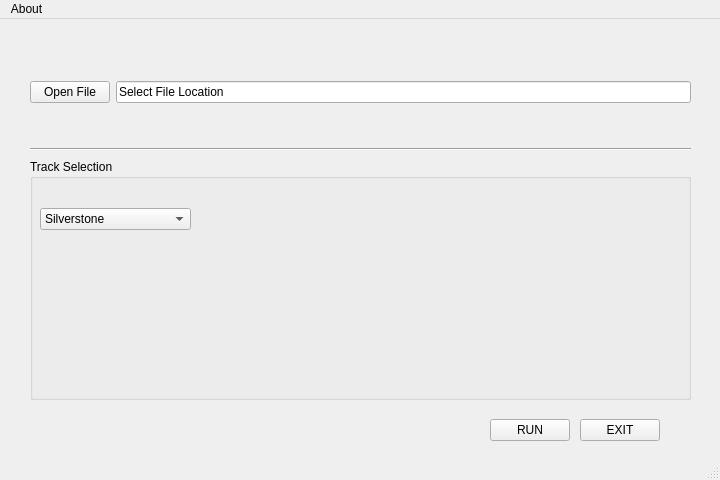
<?xml version="1.0" encoding="UTF-8"?>
<ui version="4.0">
 <class>MainWindow</class>
 <widget class="QMainWindow" name="MainWindow">
  <property name="geometry">
   <rect>
    <x>0</x>
    <y>0</y>
    <width>720</width>
    <height>480</height>
   </rect>
  </property>
  <property name="windowTitle">
   <string>MainWindow</string>
  </property>
  <widget class="QWidget" name="centralwidget">
   <widget class="QWidget" name="horizontalLayoutWidget">
    <property name="geometry">
     <rect>
      <x>30</x>
      <y>30</y>
      <width>661</width>
      <height>87</height>
     </rect>
    </property>
    <layout class="QHBoxLayout" name="horizontalLayout">
     <item>
      <widget class="QPushButton" name="pushButton">
       <property name="text">
        <string>Open File</string>
       </property>
      </widget>
     </item>
     <item>
      <widget class="QLineEdit" name="lineEdit">
       <property name="text">
        <string>Select File Location</string>
       </property>
      </widget>
     </item>
    </layout>
   </widget>
   <widget class="Line" name="line">
    <property name="geometry">
     <rect>
      <x>30</x>
      <y>120</y>
      <width>661</width>
      <height>20</height>
     </rect>
    </property>
    <property name="orientation">
     <enum>Qt::Horizontal</enum>
    </property>
   </widget>
   <widget class="QGroupBox" name="groupBox">
    <property name="geometry">
     <rect>
      <x>30</x>
      <y>140</y>
      <width>661</width>
      <height>241</height>
     </rect>
    </property>
    <property name="title">
     <string>Track Selection</string>
    </property>
    <widget class="QWidget" name="horizontalLayoutWidget_2">
     <property name="geometry">
      <rect>
       <x>10</x>
       <y>30</y>
       <width>151</width>
       <height>61</height>
      </rect>
     </property>
     <layout class="QHBoxLayout" name="horizontalLayout_2">
      <item>
       <widget class="QComboBox" name="comboBox">
        <item>
         <property name="text">
          <string>Silverstone</string>
         </property>
        </item>
        <item>
         <property name="text">
          <string>Monaco</string>
         </property>
        </item>
        <item>
         <property name="text">
          <string>Montreal</string>
         </property>
        </item>
        <item>
         <property name="text">
          <string>Shangai</string>
         </property>
        </item>
        <item>
         <property name="text">
          <string>Singapore</string>
         </property>
        </item>
        <item>
         <property name="text">
          <string>Belgium</string>
         </property>
        </item>
       </widget>
      </item>
     </layout>
    </widget>
    <widget class="QLabel" name="trackViewer">
     <property name="geometry">
      <rect>
       <x>170</x>
       <y>30</y>
       <width>475</width>
       <height>200</height>
      </rect>
     </property>
     <property name="text">
      <string/>
     </property>
    </widget>
   </widget>
   <widget class="QPushButton" name="pushButton_2">
    <property name="geometry">
     <rect>
      <x>490</x>
      <y>400</y>
      <width>80</width>
      <height>22</height>
     </rect>
    </property>
    <property name="text">
     <string>RUN</string>
    </property>
   </widget>
   <widget class="QPushButton" name="pushButton_3">
    <property name="geometry">
     <rect>
      <x>580</x>
      <y>400</y>
      <width>80</width>
      <height>22</height>
     </rect>
    </property>
    <property name="text">
     <string>EXIT</string>
    </property>
   </widget>
  </widget>
  <widget class="QMenuBar" name="menubar">
   <property name="geometry">
    <rect>
     <x>0</x>
     <y>0</y>
     <width>720</width>
     <height>25</height>
    </rect>
   </property>
   <widget class="QMenu" name="menuF1_Trainning">
    <property name="title">
     <string>About</string>
    </property>
    <addaction name="separator"/>
    <addaction name="actionAbout_this_project"/>
   </widget>
   <addaction name="menuF1_Trainning"/>
  </widget>
  <widget class="QStatusBar" name="statusbar"/>
  <action name="actionAbout_this_project">
   <property name="text">
    <string>About this project</string>
   </property>
  </action>
 </widget>
 <resources/>
 <connections/>
</ui>
